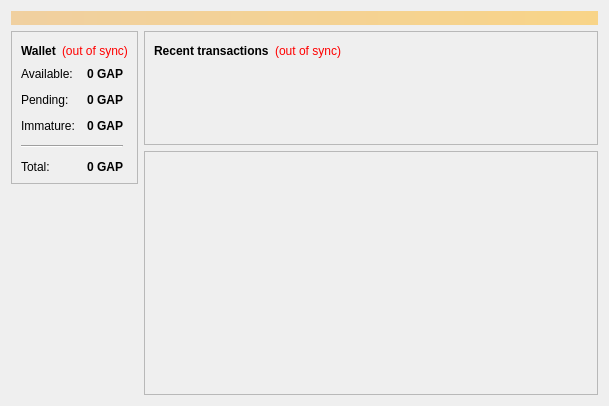
<?xml version="1.0" encoding="UTF-8"?>
<ui version="4.0">
 <class>OverviewPage</class>
 <widget class="QWidget" name="OverviewPage">
  <property name="geometry">
   <rect>
    <x>0</x>
    <y>0</y>
    <width>573</width>
    <height>342</height>
   </rect>
  </property>
  <property name="windowTitle">
   <string>Form</string>
  </property>
  <layout class="QVBoxLayout" name="topLayout">
   <item>
    <widget class="QLabel" name="labelAlerts">
     <property name="visible">
      <bool>false</bool>
     </property>
     <property name="styleSheet">
      <string notr="true">background-color: qlineargradient(x1: 0, y1: 0, x2: 1, y2: 0, stop:0 #F0D0A0, stop:1 #F8D488); color:#000000;</string>
     </property>
     <property name="wordWrap">
      <bool>true</bool>
     </property>
     <property name="margin">
      <number>3</number>
     </property>
    </widget>
   </item>
   <item>
    <layout class="QHBoxLayout" name="horizontalLayout" stretch="1,1">
     <item>
      <layout class="QVBoxLayout" name="verticalLayout_2">
       <item>
        <widget class="QFrame" name="frame">
         <property name="frameShape">
          <enum>QFrame::StyledPanel</enum>
         </property>
         <property name="frameShadow">
          <enum>QFrame::Raised</enum>
         </property>
         <layout class="QVBoxLayout" name="verticalLayout_4">
          <item>
           <layout class="QHBoxLayout" name="horizontalLayout_4">
            <item>
             <widget class="QLabel" name="label_5">
              <property name="font">
               <font>
                <weight>75</weight>
                <bold>true</bold>
               </font>
              </property>
              <property name="text">
               <string>Wallet</string>
              </property>
             </widget>
            </item>
            <item>
             <widget class="QLabel" name="labelWalletStatus">
              <property name="toolTip">
               <string>The displayed information may be out of date. Your wallet automatically synchronizes with the Gapcoin network after a connection is established, but this process has not completed yet.</string>
              </property>
              <property name="styleSheet">
               <string notr="true">QLabel { color: red; }</string>
              </property>
              <property name="text">
               <string notr="true">(out of sync)</string>
              </property>
              <property name="alignment">
               <set>Qt::AlignLeading|Qt::AlignLeft|Qt::AlignVCenter</set>
              </property>
             </widget>
            </item>
            <item>
             <spacer name="horizontalSpacer_2">
              <property name="orientation">
               <enum>Qt::Horizontal</enum>
              </property>
              <property name="sizeHint" stdset="0">
               <size>
                <width>40</width>
                <height>20</height>
               </size>
              </property>
             </spacer>
            </item>
           </layout>
          </item>
          <item>
          <layout class="QHBoxLayout" name="horizontalLayout_3">
           <item>
           <layout class="QFormLayout" name="formLayout_2">
            <property name="fieldGrowthPolicy">
             <enum>QFormLayout::AllNonFixedFieldsGrow</enum>
            </property>
            <property name="horizontalSpacing">
             <number>12</number>
            </property>
            <property name="verticalSpacing">
             <number>12</number>
            </property>
            <item row="0" column="0">
             <widget class="QLabel" name="label">
              <property name="text">
               <string>Available:</string>
              </property>
             </widget>
            </item>
            <item row="0" column="1">
             <widget class="QLabel" name="labelBalance">
              <property name="font">
               <font>
                <weight>75</weight>
                <bold>true</bold>
               </font>
              </property>
              <property name="cursor">
               <cursorShape>IBeamCursor</cursorShape>
              </property>
              <property name="toolTip">
               <string>Your current spendable balance</string>
              </property>
              <property name="text">
               <string notr="true">0 GAP</string>
              </property>
              <property name="alignment">
               <set>Qt::AlignRight|Qt::AlignTrailing|Qt::AlignVCenter</set>
              </property>
              <property name="textInteractionFlags">
               <set>Qt::LinksAccessibleByMouse|Qt::TextSelectableByKeyboard|Qt::TextSelectableByMouse</set>
              </property>
             </widget>
            </item>
            <item row="1" column="0">
             <widget class="QLabel" name="label_3">
              <property name="text">
               <string>Pending:</string>
              </property>
             </widget>
            </item>
            <item row="1" column="1">
             <widget class="QLabel" name="labelUnconfirmed">
              <property name="font">
               <font>
                <weight>75</weight>
                <bold>true</bold>
               </font>
              </property>
              <property name="cursor">
               <cursorShape>IBeamCursor</cursorShape>
              </property>
              <property name="toolTip">
               <string>Total of transactions that have yet to be confirmed, and do not yet count toward the spendable balance</string>
              </property>
              <property name="text">
               <string notr="true">0 GAP</string>
              </property>
              <property name="alignment">
               <set>Qt::AlignRight|Qt::AlignTrailing|Qt::AlignVCenter</set>
              </property>
              <property name="textInteractionFlags">
               <set>Qt::LinksAccessibleByMouse|Qt::TextSelectableByKeyboard|Qt::TextSelectableByMouse</set>
              </property>
             </widget>
            </item>
            <item row="2" column="0">
             <widget class="QLabel" name="labelImmatureText">
              <property name="text">
               <string>Immature:</string>
              </property>
             </widget>
            </item>
            <item row="2" column="1">
             <widget class="QLabel" name="labelImmature">
              <property name="font">
               <font>
                <weight>75</weight>
                <bold>true</bold>
               </font>
              </property>
              <property name="toolTip">
               <string>Mined balance that has not yet matured</string>
              </property>
              <property name="text">
               <string notr="true">0 GAP</string>
              </property>
              <property name="alignment">
               <set>Qt::AlignRight|Qt::AlignTrailing|Qt::AlignVCenter</set>
              </property>
              <property name="textInteractionFlags">
               <set>Qt::LinksAccessibleByMouse|Qt::TextSelectableByKeyboard|Qt::TextSelectableByMouse</set>
              </property>
             </widget>
            </item>
            <item row="4" column="0">
             <widget class="QLabel" name="labelTotalText">
              <property name="text">
               <string>Total:</string>
              </property>
             </widget>
            </item>
            <item row="4" column="1">
             <widget class="QLabel" name="labelTotal">
              <property name="font">
               <font>
                <weight>75</weight>
                <bold>true</bold>
               </font>
              </property>
              <property name="cursor">
               <cursorShape>IBeamCursor</cursorShape>
              </property>
              <property name="toolTip">
               <string>Your current total balance</string>
              </property>
              <property name="text">
               <string notr="true">0 GAP</string>
              </property>
              <property name="alignment">
               <set>Qt::AlignRight|Qt::AlignTrailing|Qt::AlignVCenter</set>
              </property>
              <property name="textInteractionFlags">
               <set>Qt::LinksAccessibleByMouse|Qt::TextSelectableByKeyboard|Qt::TextSelectableByMouse</set>
              </property>
             </widget>
            </item>
            <item row="3" column="0" colspan="2">
             <widget class="Line" name="line">
              <property name="orientation">
               <enum>Qt::Horizontal</enum>
              </property>
             </widget>
            </item>
           </layout>
          </item>
            <item>
             <spacer name="horizontalSpacer_3">
              <property name="orientation">
               <enum>Qt::Horizontal</enum>
              </property>
              <property name="sizeHint" stdset="0">
               <size>
                <width>40</width>
                <height>20</height>
               </size>
              </property>
             </spacer>
            </item>
           </layout>
          </item>
         </layout>
        </widget>
       </item>
       <item>
        <spacer name="verticalSpacer">
         <property name="orientation">
          <enum>Qt::Vertical</enum>
         </property>
         <property name="sizeHint" stdset="0">
          <size>
           <width>20</width>
           <height>40</height>
          </size>
         </property>
        </spacer>
       </item>
      </layout>
     </item>
     <item>
      <layout class="QVBoxLayout" name="verticalLayout_3">
       <item>
        <widget class="QFrame" name="frame_2">
         <property name="frameShape">
          <enum>QFrame::StyledPanel</enum>
         </property>
         <property name="frameShadow">
          <enum>QFrame::Raised</enum>
         </property>
         <layout class="QVBoxLayout" name="verticalLayout">
          <item>
           <layout class="QHBoxLayout" name="horizontalLayout_2">
            <item>
             <widget class="QLabel" name="label_4">
              <property name="text">
               <string>&lt;b&gt;Recent transactions&lt;/b&gt;</string>
              </property>
             </widget>
            </item>
            <item>
             <widget class="QLabel" name="labelTransactionsStatus">
              <property name="toolTip">
               <string>The displayed information may be out of date. Your wallet automatically synchronizes with the Gapcoin network after a connection is established, but this process has not completed yet.</string>
              </property>
              <property name="styleSheet">
               <string notr="true">QLabel { color: red; }</string>
              </property>
              <property name="text">
               <string notr="true">(out of sync)</string>
              </property>
              <property name="alignment">
               <set>Qt::AlignRight|Qt::AlignTrailing|Qt::AlignVCenter</set>
              </property>
             </widget>
            </item>
            <item>
             <spacer name="horizontalSpacer">
              <property name="orientation">
               <enum>Qt::Horizontal</enum>
              </property>
              <property name="sizeHint" stdset="0">
               <size>
                <width>40</width>
                <height>20</height>
               </size>
              </property>
             </spacer>
            </item>
           </layout>
          </item>
          <item>
           <widget class="QListView" name="listTransactions">
            <property name="styleSheet">
             <string notr="true">QListView { background: transparent; }</string>
            </property>
            <property name="frameShape">
             <enum>QFrame::NoFrame</enum>
            </property>
            <property name="verticalScrollBarPolicy">
             <enum>Qt::ScrollBarAlwaysOff</enum>
            </property>
            <property name="horizontalScrollBarPolicy">
             <enum>Qt::ScrollBarAlwaysOff</enum>
            </property>
            <property name="selectionMode">
             <enum>QAbstractItemView::NoSelection</enum>
            </property>
           </widget>
          </item>
         </layout>
        </widget>
       </item>
       <item>
        <widget class="QFrame" name="hashplotframe">
         <property name="frameShape">
          <enum>QFrame::StyledPanel</enum>
         </property>
         <property name="frameShadow">
          <enum>QFrame::Raised</enum>
         </property>
         <layout class="QVBoxLayout" name="verticalLayout_31">
          <property name="leftMargin">
           <number>1</number>
          </property>
          <property name="topMargin">
           <number>1</number>
          </property>
          <property name="rightMargin">
           <number>1</number>
          </property>
          <property name="bottomMargin">
           <number>1</number>
          </property>
          <item>
           <layout class="QHBoxLayout" name="horizontalLayout_1">
            <item>
             <widget class="QCustomPlot" name="hashplot" native="true">
              <property name="minimumSize">
               <size>
                <width>450</width>
                <height>240</height>
               </size>
              </property>
             </widget>
            </item>
           </layout>
          </item>
         </layout>
        </widget>
       </item>
      </layout>
     </item>
    </layout>
   </item>
  </layout>
 </widget>
 <customwidgets>
  <customwidget>
   <class>QCustomPlot</class>
   <extends>QWidget</extends>
   <header>qt/qcustomplot.h</header>
   <container>1</container>
  </customwidget>
 </customwidgets>
 <resources>
  <include location="../bitcoin.qrc"/>
 </resources>
 <connections/>
</ui>
